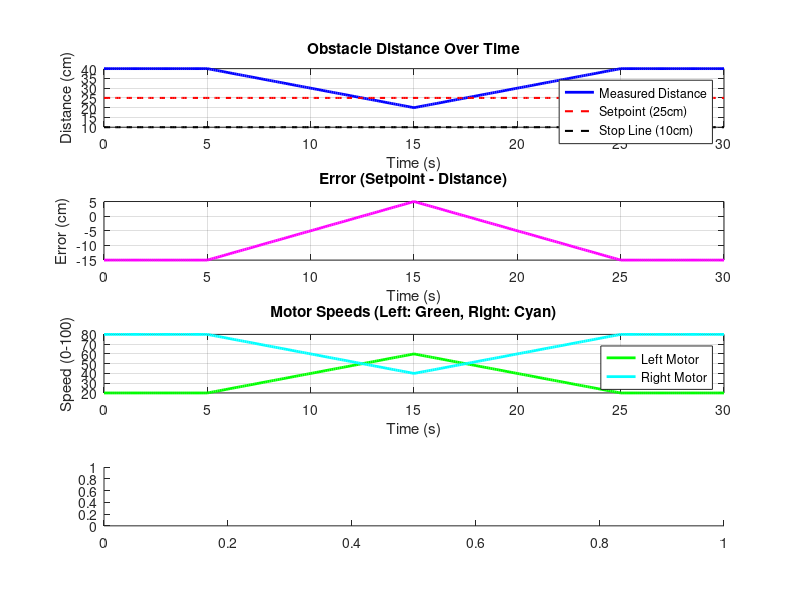

Write MATLAB code to recreate this figure. (Note: this script raises an error after producing the figure.)
%% PID Obstacle Avoidance Simulation for Arduino Robot Car
% Simulates distance control using ultrasonic sensor + PID
% Robot stops if obstacle <= 10cm, else uses PID to maintain 25cm

clear; clc; close all;

%% Parameters
dt = 0.1;                   % Simulation time step (seconds)
t_end = 30;                 % Total simulation time (seconds)
time = 0:dt:t_end;

% PID Gains
Kp = 2.0;
Ki = 0.0;                   % Optional: add later
Kd = 0.0;                   % Optional: add later

% Robot Settings
setpoint = 25;              % Target distance (cm)
base_speed = 50;            % Base forward speed (0-255 scale)
stop_distance = 10;         % Stop if <= 10cm

% Initial Conditions
distance = 40;              % Start 40cm from obstacle
error = 0;
integral = 0;
prev_error = 0;
left_speed = base_speed;
right_speed = base_speed;

% Preallocate arrays for plotting
distances = zeros(size(time));
errors = zeros(size(time));
left_speeds = zeros(size(time));
right_speeds = zeros(size(time));
statuses = cell(size(time)); % "Moving" or "STOPPED"

%% Simulate Dynamic Obstacle (moves closer then away)
% Create "moving obstacle" — you can change this to static or user-defined
obstacle_position = 40 * ones(size(time));  % Start at 40cm
obstacle_position(time >= 5 & time < 15) = 40 - 2*(time(time >= 5 & time < 15) - 5);  % Move closer
obstacle_position(time >= 15 & time < 25) = 20 + 2*(time(time >= 15 & time < 25) - 15); % Move away

%% Simulation Loop
for i = 1:length(time)
    % Current obstacle distance (simulated sensor reading)
    distance = obstacle_position(i);
    distances(i) = distance;

    % 🛑 STOP if too close
    if distance <= stop_distance
        left_speed = 0;
        right_speed = 0;
        error = 0;
        integral = 0;
        prev_error = 0;
        statuses{i} = '🛑 STOPPED';
    else
        % ➤ PID CONTROL
        error = setpoint - distance;
        errors(i) = error;

        % P term
        P = Kp * error;

        % I term (optional)
        % integral = integral + error * dt;
        % I = Ki * integral;

        % D term (optional)
        % D = Kd * (error - prev_error) / dt;
        % prev_error = error;

        pid_output = P;  % + I + D;  % Add I and D later if needed
        pid_output = max(min(pid_output, 50), -50);  % Constrain

        % Calculate motor speeds
        left_speed = base_speed + pid_output;
        right_speed = base_speed - pid_output;

        % Constrain motor speeds
        left_speed = max(min(left_speed, 100), 0);
        right_speed = max(min(right_speed, 100), 0);

        statuses{i} = '🚗 MOVING';
    end

    left_speeds(i) = left_speed;
    right_speeds(i) = right_speed;
end

%% Plot Results
figure('Position', [100, 100, 1000, 800]);

% Distance + Setpoint
subplot(4,1,1);
plot(time, distances, 'b-', 'LineWidth', 2);
hold on;
plot(time, setpoint * ones(size(time)), 'r--', 'LineWidth', 1.5);
plot(time, stop_distance * ones(size(time)), 'k--', 'LineWidth', 1.5);
title('Obstacle Distance Over Time');
xlabel('Time (s)');
ylabel('Distance (cm)');
legend('Measured Distance', 'Setpoint (25cm)', 'Stop Line (10cm)');
grid on;

% Error
subplot(4,1,2);
plot(time, errors, 'm-', 'LineWidth', 2);
title('Error (Setpoint - Distance)');
xlabel('Time (s)');
ylabel('Error (cm)');
grid on;

% Motor Speeds
subplot(4,1,3);
plot(time, left_speeds, 'g-', 'LineWidth', 2);
hold on;
plot(time, right_speeds, 'c-', 'LineWidth', 2);
title('Motor Speeds (Left: Green, Right: Cyan)');
xlabel('Time (s)');
ylabel('Speed (0-100)');
legend('Left Motor', 'Right Motor');
grid on;

% Status (Stopped vs Moving)
subplot(4,1,4);
status_numeric = strcmp(statuses, '🛑 STOPPED');
stairs(time, status_numeric, 'LineWidth', 2, 'Color', [0.9 0.2 0.2]);
title('Robot Status: 1 = STOPPED, 0 = MOVING');
xlabel('Time (s)');
ylabel('Status');
ylim([-0.1, 1.1]);
grid on;

%% Optional: Animate Robot Movement (Simple)
figure;
for i = 1:10:length(time)
    clf;
    hold on;
    axis([-10 50 -10 10]);
    title(sprintf('Time: %.1fs | Distance: %.1fcm | %s', time(i), distances(i), statuses{i}));
    xlabel('Front View (Robot at 0, Obstacle at Distance)');

    % Draw robot (rectangle)
    rectangle('Position', [-5, -2, 10, 4], 'FaceColor', 'blue', 'EdgeColor', 'black');

    % Draw obstacle (red wall)
    if distances(i) < 50
        line([distances(i), distances(i)], [-5, 5], 'Color', 'red', 'LineWidth', 3);
        text(distances(i) + 1, 3, sprintf('Obstacle\n%.1f cm', distances(i)), 'FontSize', 10);
    end

    % Draw direction arrows if moving
    if left_speeds(i) > 0 || right_speeds(i) > 0
        quiver(0, 0, 5, 0, 'b', 'LineWidth', 2); % Forward arrow
        text(1, 1, sprintf('L:%d R:%d', left_speeds(i), right_speeds(i)), 'FontSize', 10);
    end

    if contains(statuses{i}, 'STOPPED')
        text(-3, -4, '🛑 STOPPED', 'FontSize', 14, 'FontWeight', 'bold', 'Color', 'red');
    end

    drawnow;
    pause(0.05);
end